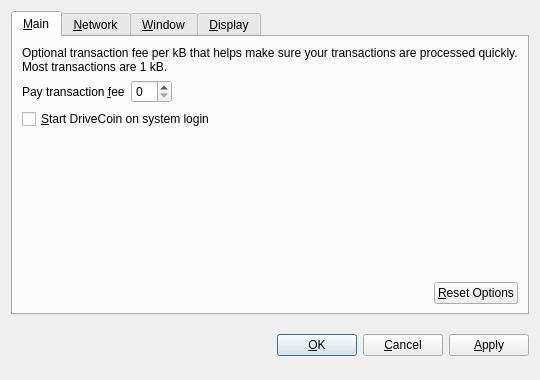
<?xml version="1.0" encoding="UTF-8"?>
<ui version="4.0">
 <class>OptionsDialog</class>
 <widget class="QDialog" name="OptionsDialog">
  <property name="geometry">
   <rect>
    <x>0</x>
    <y>0</y>
    <width>540</width>
    <height>380</height>
   </rect>
  </property>
  <property name="windowTitle">
   <string>Options</string>
  </property>
  <property name="modal">
   <bool>true</bool>
  </property>
  <layout class="QVBoxLayout" name="verticalLayout">
   <item>
    <widget class="QTabWidget" name="tabWidget">
     <property name="tabPosition">
      <enum>QTabWidget::North</enum>
     </property>
     <property name="currentIndex">
      <number>0</number>
     </property>
     <widget class="QWidget" name="tabMain">
      <attribute name="title">
       <string>&amp;Main</string>
      </attribute>
      <layout class="QVBoxLayout" name="verticalLayout_Main">
       <item>
        <widget class="QLabel" name="transactionFeeInfoLabel">
         <property name="text">
          <string>Optional transaction fee per kB that helps make sure your transactions are processed quickly. Most transactions are 1 kB.</string>
         </property>
         <property name="textFormat">
          <enum>Qt::PlainText</enum>
         </property>
         <property name="wordWrap">
          <bool>true</bool>
         </property>
        </widget>
       </item>
       <item>
        <layout class="QHBoxLayout" name="horizontalLayout_1_Main">
         <item>
          <widget class="QLabel" name="transactionFeeLabel">
           <property name="text">
            <string>Pay transaction &amp;fee</string>
           </property>
           <property name="textFormat">
            <enum>Qt::PlainText</enum>
           </property>
           <property name="buddy">
            <cstring>transactionFee</cstring>
           </property>
          </widget>
         </item>
         <item>
          <widget class="BitcoinAmountField" name="transactionFee"/>
         </item>
         <item>
          <spacer name="horizontalSpacer_1_Main">
           <property name="orientation">
            <enum>Qt::Horizontal</enum>
           </property>
           <property name="sizeHint" stdset="0">
            <size>
             <width>40</width>
             <height>20</height>
            </size>
           </property>
          </spacer>
         </item>
        </layout>
       </item>
       <item>
        <widget class="QCheckBox" name="bitcoinAtStartup">
         <property name="toolTip">
          <string>Automatically start DriveCoin after logging in to the system.</string>
         </property>
         <property name="text">
          <string>&amp;Start DriveCoin on system login</string>
         </property>
        </widget>
       </item>
       <item>
        <spacer name="verticalSpacer_Main">
         <property name="orientation">
          <enum>Qt::Vertical</enum>
         </property>
         <property name="sizeHint" stdset="0">
          <size>
           <width>20</width>
           <height>40</height>
          </size>
         </property>
        </spacer>
       </item>
       <item>
        <layout class="QHBoxLayout" name="horizontalLayout_2_Main">
         <item>
          <spacer name="horizontalSpacer_2_Main">
           <property name="orientation">
            <enum>Qt::Horizontal</enum>
           </property>
           <property name="sizeHint" stdset="0">
            <size>
             <width>40</width>
             <height>20</height>
            </size>
           </property>
          </spacer>
         </item>
         <item>
          <widget class="QPushButton" name="resetButton">
           <property name="toolTip">
            <string>Reset all client options to default.</string>
           </property>
           <property name="text">
            <string>&amp;Reset Options</string>
           </property>
           <property name="autoDefault">
            <bool>false</bool>
           </property>
          </widget>
         </item>
        </layout>
       </item>
      </layout>
     </widget>
     <widget class="QWidget" name="tabNetwork">
      <attribute name="title">
       <string>&amp;Network</string>
      </attribute>
      <layout class="QVBoxLayout" name="verticalLayout_Network">
       <item>
        <widget class="QCheckBox" name="mapPortUpnp">
         <property name="toolTip">
          <string>Automatically open the DriveCoin client port on the router. This only works when your router supports UPnP and it is enabled.</string>
         </property>
         <property name="text">
          <string>Map port using &amp;UPnP</string>
         </property>
        </widget>
       </item>
       <item>
        <widget class="QCheckBox" name="connectSocks">
         <property name="toolTip">
          <string>Connect to the DriveCoin network through a SOCKS proxy (e.g. when connecting through Tor).</string>
         </property>
         <property name="text">
          <string>&amp;Connect through SOCKS proxy:</string>
         </property>
        </widget>
       </item>
       <item>
        <layout class="QHBoxLayout" name="horizontalLayout_Network">
         <item>
          <widget class="QLabel" name="proxyIpLabel">
           <property name="text">
            <string>Proxy &amp;IP:</string>
           </property>
           <property name="textFormat">
            <enum>Qt::PlainText</enum>
           </property>
           <property name="buddy">
            <cstring>proxyIp</cstring>
           </property>
          </widget>
         </item>
         <item>
          <widget class="QValidatedLineEdit" name="proxyIp">
           <property name="maximumSize">
            <size>
             <width>140</width>
             <height>16777215</height>
            </size>
           </property>
           <property name="toolTip">
            <string>IP address of the proxy (e.g. 127.0.0.1)</string>
           </property>
          </widget>
         </item>
         <item>
          <widget class="QLabel" name="proxyPortLabel">
           <property name="text">
            <string>&amp;Port:</string>
           </property>
           <property name="textFormat">
            <enum>Qt::PlainText</enum>
           </property>
           <property name="buddy">
            <cstring>proxyPort</cstring>
           </property>
          </widget>
         </item>
         <item>
          <widget class="QLineEdit" name="proxyPort">
           <property name="maximumSize">
            <size>
             <width>55</width>
             <height>16777215</height>
            </size>
           </property>
           <property name="toolTip">
            <string>Port of the proxy (e.g. 9050)</string>
           </property>
          </widget>
         </item>
         <item>
          <widget class="QLabel" name="socksVersionLabel">
           <property name="text">
            <string>SOCKS &amp;Version:</string>
           </property>
           <property name="textFormat">
            <enum>Qt::PlainText</enum>
           </property>
           <property name="buddy">
            <cstring>socksVersion</cstring>
           </property>
          </widget>
         </item>
         <item>
          <widget class="QValueComboBox" name="socksVersion">
           <property name="toolTip">
            <string>SOCKS version of the proxy (e.g. 5)</string>
           </property>
          </widget>
         </item>
         <item>
          <spacer name="horizontalSpacer_Network">
           <property name="orientation">
            <enum>Qt::Horizontal</enum>
           </property>
           <property name="sizeHint" stdset="0">
            <size>
             <width>40</width>
             <height>20</height>
            </size>
           </property>
          </spacer>
         </item>
        </layout>
       </item>
       <item>
        <spacer name="verticalSpacer_Network">
         <property name="orientation">
          <enum>Qt::Vertical</enum>
         </property>
         <property name="sizeHint" stdset="0">
          <size>
           <width>20</width>
           <height>40</height>
          </size>
         </property>
        </spacer>
       </item>
      </layout>
     </widget>
     <widget class="QWidget" name="tabWindow">
      <attribute name="title">
       <string>&amp;Window</string>
      </attribute>
      <layout class="QVBoxLayout" name="verticalLayout_Window">
       <item>
        <widget class="QCheckBox" name="minimizeToTray">
         <property name="toolTip">
          <string>Show only a tray icon after minimizing the window.</string>
         </property>
         <property name="text">
          <string>&amp;Minimize to the tray instead of the taskbar</string>
         </property>
        </widget>
       </item>
       <item>
        <widget class="QCheckBox" name="minimizeOnClose">
         <property name="toolTip">
          <string>Minimize instead of exit the application when the window is closed. When this option is enabled, the application will be closed only after selecting Quit in the menu.</string>
         </property>
         <property name="text">
          <string>M&amp;inimize on close</string>
         </property>
        </widget>
       </item>
       <item>
        <spacer name="verticalSpacer_Window">
         <property name="orientation">
          <enum>Qt::Vertical</enum>
         </property>
         <property name="sizeHint" stdset="0">
          <size>
           <width>20</width>
           <height>40</height>
          </size>
         </property>
        </spacer>
       </item>
      </layout>
     </widget>
     <widget class="QWidget" name="tabDisplay">
      <attribute name="title">
       <string>&amp;Display</string>
      </attribute>
      <layout class="QVBoxLayout" name="verticalLayout_Display">
       <item>
        <layout class="QHBoxLayout" name="horizontalLayout_1_Display">
         <item>
          <widget class="QLabel" name="langLabel">
           <property name="text">
            <string>User Interface &amp;language:</string>
           </property>
           <property name="textFormat">
            <enum>Qt::PlainText</enum>
           </property>
           <property name="buddy">
            <cstring>lang</cstring>
           </property>
          </widget>
         </item>
         <item>
          <widget class="QValueComboBox" name="lang">
           <property name="toolTip">
            <string>The user interface language can be set here. This setting will take effect after restarting DriveCoin.</string>
           </property>
          </widget>
         </item>
        </layout>
       </item>
       <item>
        <layout class="QHBoxLayout" name="horizontalLayout_2_Display">
         <item>
          <widget class="QLabel" name="unitLabel">
           <property name="text">
            <string>&amp;Unit to show amounts in:</string>
           </property>
           <property name="textFormat">
            <enum>Qt::PlainText</enum>
           </property>
           <property name="buddy">
            <cstring>unit</cstring>
           </property>
          </widget>
         </item>
         <item>
          <widget class="QValueComboBox" name="unit">
           <property name="toolTip">
            <string>Choose the default subdivision unit to show in the interface and when sending coins.</string>
           </property>
          </widget>
         </item>
        </layout>
       </item>
       <item>
        <widget class="QCheckBox" name="displayAddresses">
         <property name="toolTip">
          <string>Whether to show DriveCoin addresses in the transaction list or not.</string>
         </property>
         <property name="text">
          <string>&amp;Display addresses in transaction list</string>
         </property>
        </widget>
       </item>
       <item>
        <spacer name="verticalSpacer_Display">
         <property name="orientation">
          <enum>Qt::Vertical</enum>
         </property>
         <property name="sizeHint" stdset="0">
          <size>
           <width>20</width>
           <height>40</height>
          </size>
         </property>
        </spacer>
       </item>
      </layout>
     </widget>
    </widget>
   </item>
   <item>
    <layout class="QHBoxLayout" name="horizontalLayout_Buttons">
     <item>
      <spacer name="horizontalSpacer_1">
       <property name="orientation">
        <enum>Qt::Horizontal</enum>
       </property>
       <property name="sizeHint" stdset="0">
        <size>
         <width>40</width>
         <height>48</height>
        </size>
       </property>
      </spacer>
     </item>
     <item>
      <widget class="QLabel" name="statusLabel">
       <property name="font">
        <font>
         <weight>75</weight>
         <bold>true</bold>
        </font>
       </property>
       <property name="text">
        <string/>
       </property>
       <property name="textFormat">
        <enum>Qt::PlainText</enum>
       </property>
       <property name="wordWrap">
        <bool>true</bool>
       </property>
      </widget>
     </item>
     <item>
      <spacer name="horizontalSpacer_2">
       <property name="orientation">
        <enum>Qt::Horizontal</enum>
       </property>
       <property name="sizeHint" stdset="0">
        <size>
         <width>40</width>
         <height>48</height>
        </size>
       </property>
      </spacer>
     </item>
     <item>
      <widget class="QPushButton" name="okButton">
       <property name="text">
        <string>&amp;OK</string>
       </property>
      </widget>
     </item>
     <item>
      <widget class="QPushButton" name="cancelButton">
       <property name="text">
        <string>&amp;Cancel</string>
       </property>
       <property name="autoDefault">
        <bool>false</bool>
       </property>
      </widget>
     </item>
     <item>
      <widget class="QPushButton" name="applyButton">
       <property name="text">
        <string>&amp;Apply</string>
       </property>
       <property name="autoDefault">
        <bool>false</bool>
       </property>
      </widget>
     </item>
    </layout>
   </item>
  </layout>
 </widget>
 <customwidgets>
  <customwidget>
   <class>BitcoinAmountField</class>
   <extends>QSpinBox</extends>
   <header>bitcoinamountfield.h</header>
  </customwidget>
  <customwidget>
   <class>QValueComboBox</class>
   <extends>QComboBox</extends>
   <header>qvaluecombobox.h</header>
  </customwidget>
  <customwidget>
   <class>QValidatedLineEdit</class>
   <extends>QLineEdit</extends>
   <header>qvalidatedlineedit.h</header>
  </customwidget>
 </customwidgets>
 <resources/>
 <connections/>
</ui>
